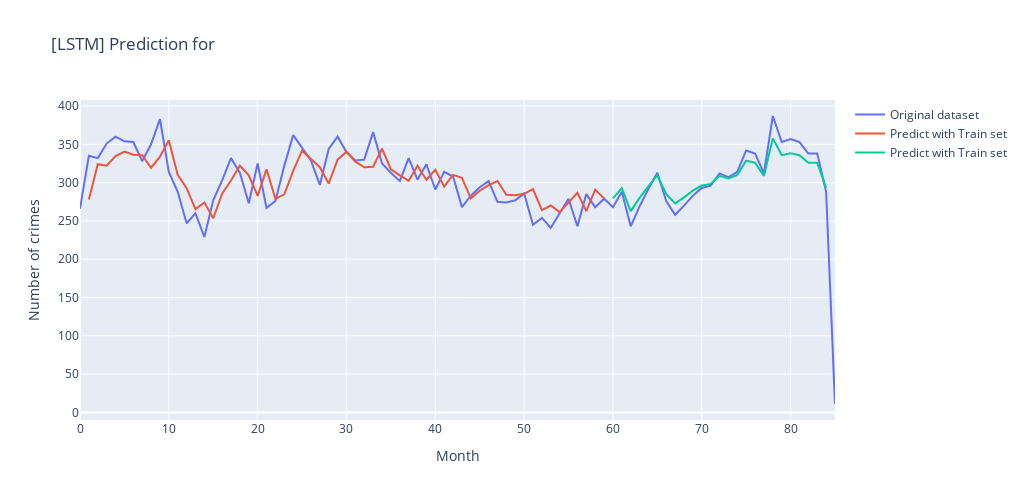

The notebook cell this image was saved under:
### Code cell
listGraph = []
listGraph.append(go.Scatter(x=list(range(0,len(df1))),y=scaler.inverse_transform(df1).flatten(),name="Original dataset"))
listGraph.append(go.Scatter(x=list(range(0,len(trainPredictPlot))),y=trainPredictPlot.flatten(),name="Predict with Train set"))
listGraph.append(go.Scatter(x=list(range(0,len(testPredictPlot))),y=testPredictPlot.flatten(),name="Predict with Train set"))

fig = go.Figure(data=listGraph)
fig.update_layout(width=1024,height=500,title="[LSTM] Prediction for ",xaxis=dict(title='Month'),yaxis=dict(title='Number of crimes'))

fig.show()

### Figure 1 — Plotly figure (JSON) as saved in the notebook; plotly's stock layout.template omitted (floating-point values rounded to 4 significant figures)
{"data": [{"name": "Original dataset", "x": [0, 1, 2, 3, 4, 5, 6, 7, 8, 9, 10, 11, 12, 13, 14, 15, 16, 17, 18, 19, 20, 21, 22, 23, 24, 25, 26, 27, 28, 29, 30, 31, 32, 33, 34, 35, 36, 37, 38, 39, 40, 41, 42, 43, 44, 45, 46, 47, 48, 49, 50, 51, 52, 53, 54, 55, 56, 57, 58, 59, 60, 61, 62, 63, 64, 65, 66, 67, 68, 69, 70, 71, 72, 73, 74, 75, 76, 77, 78, 79, 80, 81, 82, 83, 84, 85], "y": [266.0, 335.0, 332.0, 351.0, 360.0, 354.0, 353.0, 328.0, 350.0, 383.0, 314.0, 288.0, 247.0, 260.0, 229.0, 277.0, 303.0, 332.0, 313.0, 273.0, 325.0, 267.0, 276.0, 322.0, 362.0, 345.0, 329.0, 297.0, 344.0, 360.0, 340.0, 329.0, 330.0, 366.0, 325.0, 313.0, 302.0, 332.0, 304.0, 324.0, 291.0, 314.0, 308.0, 268.0, 283.0, 294.0, 302.0, 275.0, 274.0, 277.0, 286.0, 245.0, 254.0, 241.0, 260.0, 279.0, 243.0, 285.0, 268.0, 279.0, 268.0, 288.0, 243.0, 269.0, 292.0, 313.0, 276.0, 258.0, 270.0, 283.0, 293.0, 296.0, 312.0, 307.0, 314.0, 342.0, 338.0, 312.0, 387.0, 353.0, 357.0, 353.0, 338.0, 338.0, 288.0, 11.0], "type": "scatter"}, {"name": "Predict with Train set", "x": [0, 1, 2, 3, 4, 5, 6, 7, 8, 9, 10, 11, 12, 13, 14, 15, 16, 17, 18, 19, 20, 21, 22, 23, 24, 25, 26, 27, 28, 29, 30, 31, 32, 33, 34, 35, 36, 37, 38, 39, 40, 41, 42, 43, 44, 45, 46, 47, 48, 49, 50, 51, 52, 53, 54, 55, 56, 57, 58, 59, 60, 61, 62, 63, 64, 65, 66, 67, 68, 69, 70, 71, 72, 73, 74, 75, 76, 77, 78, 79, 80, 81, 82, 83, 84, 85], "y": [null, 278.1, 324.1, 322.1, 334.6, 340.4, 336.5, 335.9, 319.4, 333.9, 355.2, 310.2, 292.8, 265.4, 274.1, 253.5, 285.5, 302.8, 322.1, 309.5, 282.8, 317.5, 278.8, 284.8, 315.5, 341.7, 330.6, 320.1, 298.8, 330.0, 340.4, 327.4, 320.1, 320.8, 344.3, 317.5, 309.5, 302.2, 322.1, 303.5, 316.8, 294.8, 310.2, 306.2, 279.5, 289.5, 296.8, 302.2, 284.1, 283.5, 285.5, 291.5, 264.1, 270.1, 261.5, 274.1, 286.8, 262.8, 290.8, 279.5, null, null, null, null, null, null, null, null, null, null, null, null, null, null, null, null, null, null, null, null, null, null, null, null, null, null], "type": "scatter"}, {"name": "Predict with Train set", "x": [0, 1, 2, 3, 4, 5, 6, 7, 8, 9, 10, 11, 12, 13, 14, 15, 16, 17, 18, 19, 20, 21, 22, 23, 24, 25, 26, 27, 28, 29, 30, 31, 32, 33, 34, 35, 36, 37, 38, 39, 40, 41, 42, 43, 44, 45, 46, 47, 48, 49, 50, 51, 52, 53, 54, 55, 56, 57, 58, 59, 60, 61, 62, 63, 64, 65, 66, 67, 68, 69, 70, 71, 72, 73, 74, 75, 76, 77, 78, 79, 80, 81, 82, 83, 84, 85], "y": [null, null, null, null, null, null, null, null, null, null, null, null, null, null, null, null, null, null, null, null, null, null, null, null, null, null, null, null, null, null, null, null, null, null, null, null, null, null, null, null, null, null, null, null, null, null, null, null, null, null, null, null, null, null, null, null, null, null, null, null, 279.5, 292.8, 262.8, 280.1, 295.5, 309.5, 284.8, 272.8, 280.8, 289.5, 296.2, 298.2, 308.8, 305.5, 310.2, 328.7, 326.0, 308.8, 357.8, 335.9, 338.5, 335.9, 326.0, 326.0, 292.8, null], "type": "scatter"}], "layout": {"width": 1024, "height": 500, "title": {"text": "[LSTM] Prediction for "}, "xaxis": {"title": {"text": "Month"}}, "yaxis": {"title": {"text": "Number of crimes"}}}}
